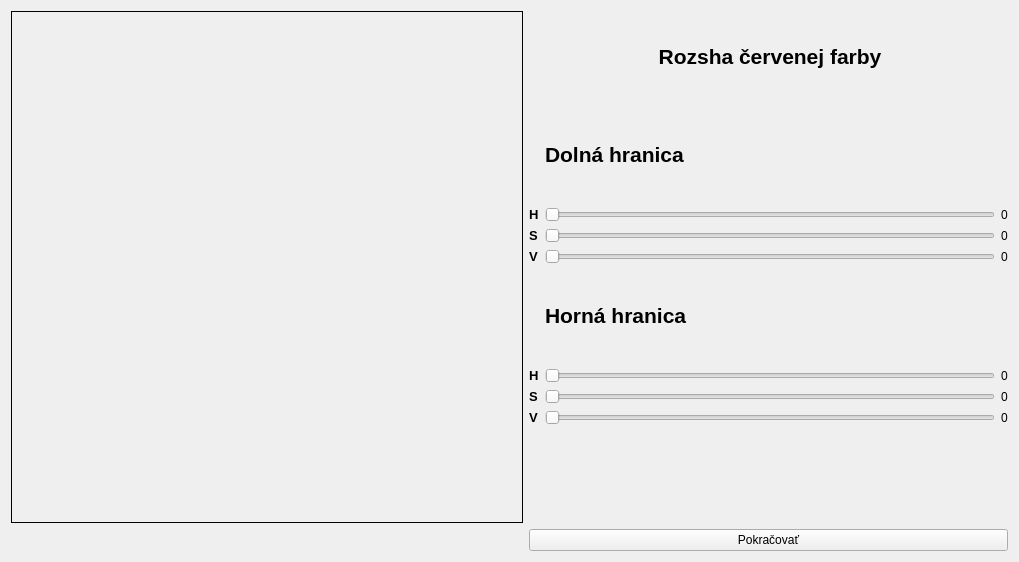
<?xml version="1.0" encoding="UTF-8"?>
<ui version="4.0">
 <class>ColorCalibration</class>
 <widget class="QWidget" name="ColorCalibration">
  <property name="geometry">
   <rect>
    <x>0</x>
    <y>0</y>
    <width>1019</width>
    <height>560</height>
   </rect>
  </property>
  <property name="windowTitle">
   <string>Kalibrácia</string>
  </property>
  <layout class="QGridLayout" name="gridLayout_2">
   <item row="0" column="0">
    <widget class="QLabel" name="picture_label">
     <property name="minimumSize">
      <size>
       <width>512</width>
       <height>512</height>
      </size>
     </property>
     <property name="maximumSize">
      <size>
       <width>512</width>
       <height>512</height>
      </size>
     </property>
     <property name="frameShape">
      <enum>QFrame::Box</enum>
     </property>
     <property name="text">
      <string/>
     </property>
    </widget>
   </item>
   <item row="0" column="1">
    <layout class="QGridLayout" name="gridLayout">
     <item row="2" column="1">
      <widget class="QSlider" name="lower_hue_slider">
       <property name="maximum">
        <number>359</number>
       </property>
       <property name="orientation">
        <enum>Qt::Horizontal</enum>
       </property>
      </widget>
     </item>
     <item row="9" column="1">
      <widget class="QLabel" name="label_3">
       <property name="text">
        <string/>
       </property>
      </widget>
     </item>
     <item row="5" column="1">
      <widget class="QLabel" name="upper_boundary_label">
       <property name="text">
        <string>&lt;html&gt;&lt;head/&gt;&lt;body&gt;&lt;p&gt;&lt;span style=&quot; font-size:16pt; font-weight:600;&quot;&gt;Horná hranica&lt;/span&gt;&lt;/p&gt;&lt;/body&gt;&lt;/html&gt;</string>
       </property>
      </widget>
     </item>
     <item row="4" column="1">
      <widget class="QSlider" name="lower_val_slider">
       <property name="maximum">
        <number>255</number>
       </property>
       <property name="orientation">
        <enum>Qt::Horizontal</enum>
       </property>
      </widget>
     </item>
     <item row="3" column="1">
      <widget class="QSlider" name="lower_sat_slider">
       <property name="maximum">
        <number>255</number>
       </property>
       <property name="orientation">
        <enum>Qt::Horizontal</enum>
       </property>
      </widget>
     </item>
     <item row="8" column="1">
      <widget class="QSlider" name="upper_val_slider">
       <property name="maximum">
        <number>255</number>
       </property>
       <property name="orientation">
        <enum>Qt::Horizontal</enum>
       </property>
      </widget>
     </item>
     <item row="7" column="1">
      <widget class="QSlider" name="upper_sat_slider">
       <property name="maximum">
        <number>255</number>
       </property>
       <property name="orientation">
        <enum>Qt::Horizontal</enum>
       </property>
      </widget>
     </item>
     <item row="6" column="0">
      <widget class="QLabel" name="upper_h_label">
       <property name="text">
        <string>&lt;html&gt;&lt;head/&gt;&lt;body&gt;&lt;p&gt;&lt;span style=&quot; font-size:10pt; font-weight:600;&quot;&gt;H&lt;/span&gt;&lt;/p&gt;&lt;/body&gt;&lt;/html&gt;</string>
       </property>
      </widget>
     </item>
     <item row="1" column="1">
      <widget class="QLabel" name="lower_boundary_label">
       <property name="text">
        <string>&lt;html&gt;&lt;head/&gt;&lt;body&gt;&lt;p&gt;&lt;span style=&quot; font-size:16pt; font-weight:600;&quot;&gt;Dolná hranica&lt;/span&gt;&lt;/p&gt;&lt;/body&gt;&lt;/html&gt;</string>
       </property>
      </widget>
     </item>
     <item row="2" column="0">
      <widget class="QLabel" name="lower_h_label">
       <property name="text">
        <string>&lt;html&gt;&lt;head/&gt;&lt;body&gt;&lt;p&gt;&lt;span style=&quot; font-size:10pt; font-weight:600;&quot;&gt;H&lt;/span&gt;&lt;/p&gt;&lt;/body&gt;&lt;/html&gt;</string>
       </property>
      </widget>
     </item>
     <item row="3" column="0">
      <widget class="QLabel" name="lower_s_label">
       <property name="text">
        <string>&lt;html&gt;&lt;head/&gt;&lt;body&gt;&lt;p&gt;&lt;span style=&quot; font-size:10pt; font-weight:600;&quot;&gt;S&lt;/span&gt;&lt;/p&gt;&lt;/body&gt;&lt;/html&gt;</string>
       </property>
      </widget>
     </item>
     <item row="8" column="0">
      <widget class="QLabel" name="upper_v_label">
       <property name="text">
        <string>&lt;html&gt;&lt;head/&gt;&lt;body&gt;&lt;p&gt;&lt;span style=&quot; font-size:10pt; font-weight:600;&quot;&gt;V&lt;/span&gt;&lt;/p&gt;&lt;/body&gt;&lt;/html&gt;</string>
       </property>
      </widget>
     </item>
     <item row="4" column="0">
      <widget class="QLabel" name="lower_v_label">
       <property name="text">
        <string>&lt;html&gt;&lt;head/&gt;&lt;body&gt;&lt;p&gt;&lt;span style=&quot; font-size:10pt; font-weight:600;&quot;&gt;V&lt;/span&gt;&lt;/p&gt;&lt;/body&gt;&lt;/html&gt;</string>
       </property>
      </widget>
     </item>
     <item row="3" column="2">
      <widget class="QLabel" name="lower_sat_val">
       <property name="text">
        <string>0</string>
       </property>
      </widget>
     </item>
     <item row="6" column="2">
      <widget class="QLabel" name="upper_hue_val">
       <property name="text">
        <string>0</string>
       </property>
      </widget>
     </item>
     <item row="4" column="2">
      <widget class="QLabel" name="lower_val_val">
       <property name="text">
        <string>0</string>
       </property>
      </widget>
     </item>
     <item row="2" column="2">
      <widget class="QLabel" name="lower_hue_val">
       <property name="text">
        <string>0</string>
       </property>
      </widget>
     </item>
     <item row="8" column="2">
      <widget class="QLabel" name="upper_val_val">
       <property name="text">
        <string>0</string>
       </property>
      </widget>
     </item>
     <item row="7" column="2">
      <widget class="QLabel" name="upper_sat_val">
       <property name="text">
        <string>0</string>
       </property>
      </widget>
     </item>
     <item row="7" column="0">
      <widget class="QLabel" name="upper_s_label">
       <property name="text">
        <string>&lt;html&gt;&lt;head/&gt;&lt;body&gt;&lt;p&gt;&lt;span style=&quot; font-size:10pt; font-weight:600;&quot;&gt;S&lt;/span&gt;&lt;/p&gt;&lt;/body&gt;&lt;/html&gt;</string>
       </property>
      </widget>
     </item>
     <item row="6" column="1">
      <widget class="QSlider" name="upper_hue_slider">
       <property name="maximum">
        <number>359</number>
       </property>
       <property name="orientation">
        <enum>Qt::Horizontal</enum>
       </property>
      </widget>
     </item>
     <item row="0" column="1">
      <widget class="QLabel" name="label">
       <property name="text">
        <string>&lt;html&gt;&lt;head/&gt;&lt;body&gt;&lt;p align=&quot;center&quot;&gt;&lt;span style=&quot; font-size:16pt; font-weight:600;&quot;&gt;Rozsha červenej farby&lt;/span&gt;&lt;/p&gt;&lt;/body&gt;&lt;/html&gt;</string>
       </property>
      </widget>
     </item>
    </layout>
   </item>
   <item row="1" column="1">
    <widget class="QPushButton" name="continue_btn">
     <property name="text">
      <string>Pokračovať</string>
     </property>
    </widget>
   </item>
  </layout>
 </widget>
 <resources/>
 <connections>
  <connection>
   <sender>lower_hue_slider</sender>
   <signal>valueChanged(int)</signal>
   <receiver>lower_hue_val</receiver>
   <slot>setNum(int)</slot>
   <hints>
    <hint type="sourcelabel">
     <x>763</x>
     <y>195</y>
    </hint>
    <hint type="destinationlabel">
     <x>1006</x>
     <y>197</y>
    </hint>
   </hints>
  </connection>
  <connection>
   <sender>lower_sat_slider</sender>
   <signal>valueChanged(int)</signal>
   <receiver>lower_sat_val</receiver>
   <slot>setNum(int)</slot>
   <hints>
    <hint type="sourcelabel">
     <x>903</x>
     <y>216</y>
    </hint>
    <hint type="destinationlabel">
     <x>1008</x>
     <y>219</y>
    </hint>
   </hints>
  </connection>
  <connection>
   <sender>lower_val_slider</sender>
   <signal>valueChanged(int)</signal>
   <receiver>lower_val_val</receiver>
   <slot>setNum(int)</slot>
   <hints>
    <hint type="sourcelabel">
     <x>929</x>
     <y>244</y>
    </hint>
    <hint type="destinationlabel">
     <x>1007</x>
     <y>251</y>
    </hint>
   </hints>
  </connection>
  <connection>
   <sender>upper_hue_slider</sender>
   <signal>valueChanged(int)</signal>
   <receiver>upper_hue_val</receiver>
   <slot>setNum(int)</slot>
   <hints>
    <hint type="sourcelabel">
     <x>852</x>
     <y>360</y>
    </hint>
    <hint type="destinationlabel">
     <x>1007</x>
     <y>370</y>
    </hint>
   </hints>
  </connection>
  <connection>
   <sender>upper_sat_slider</sender>
   <signal>valueChanged(int)</signal>
   <receiver>upper_sat_val</receiver>
   <slot>setNum(int)</slot>
   <hints>
    <hint type="sourcelabel">
     <x>853</x>
     <y>394</y>
    </hint>
    <hint type="destinationlabel">
     <x>1008</x>
     <y>395</y>
    </hint>
   </hints>
  </connection>
  <connection>
   <sender>upper_val_slider</sender>
   <signal>valueChanged(int)</signal>
   <receiver>upper_val_val</receiver>
   <slot>setNum(int)</slot>
   <hints>
    <hint type="sourcelabel">
     <x>913</x>
     <y>416</y>
    </hint>
    <hint type="destinationlabel">
     <x>1008</x>
     <y>422</y>
    </hint>
   </hints>
  </connection>
 </connections>
</ui>
